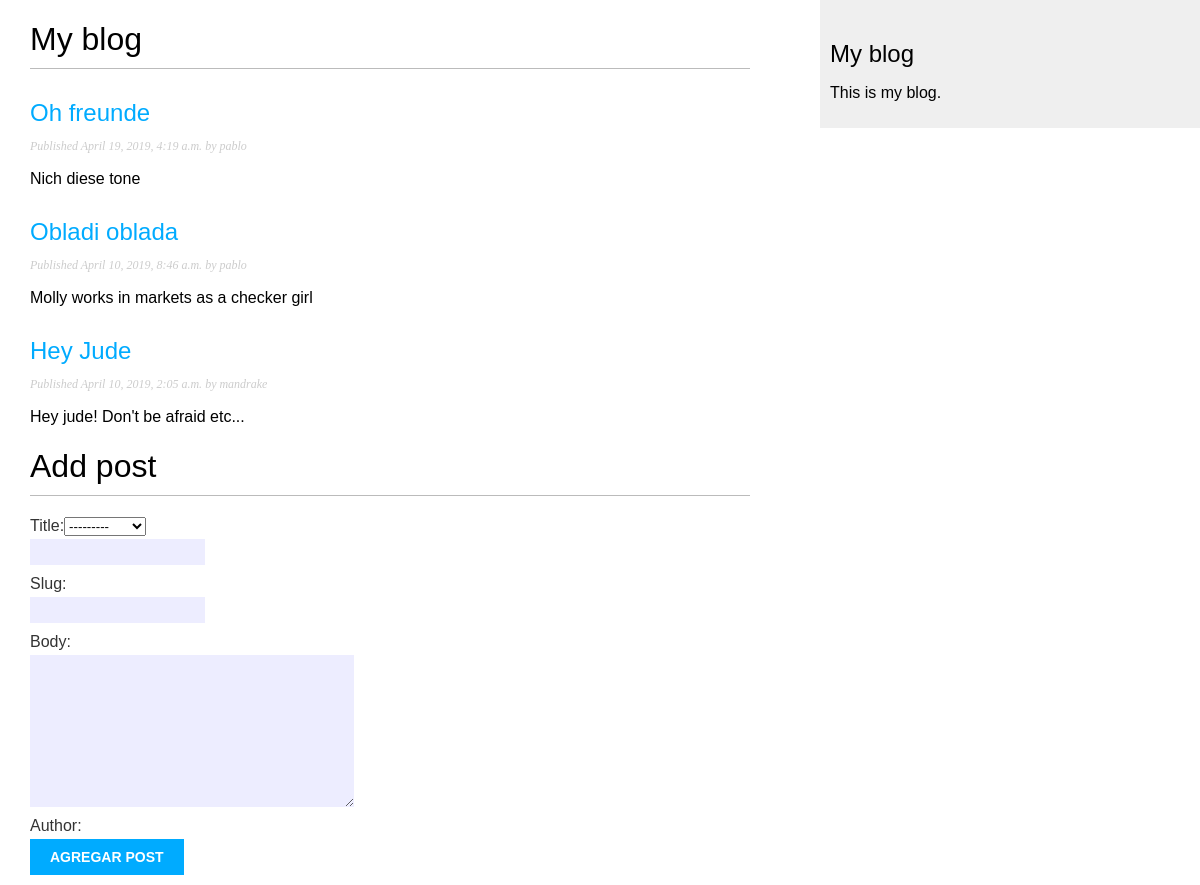
Screenshot of /blog/ with the database file from the repository.
### blog/models.py (models this page shows, shortened)
class Post(models.Model):
    STATUS_CHOICES = (
        ('draft', 'Draft'),
        ('published', 'Published')
    )
    title = models.CharField(max_length=250)
    slug = models.SlugField(max_length=250,
                            unique_for_date='publish')
    author = models.ForeignKey(User, related_name='blog_posts', on_delete=models.CASCADE)
    body = models.TextField()
    publish = models.DateTimeField(default=timezone.now)
    created = models.DateTimeField(auto_now_add=True)
    updated = models.DateTimeField(auto_now=True)
    status = models.CharField(max_length=10,
                              choices=STATUS_CHOICES,
                              default='draft')
    class Meta:
        ordering = ('-publish',)
    def get_absolute_url(self):
        return reverse('blog:post_detail',
                       args=[self.publish.year,
                             self.publish.month,
                             self.publish.day,
                             self.slug])

### blog/views.py (the view)
# urls.py: path('', views.post_list, name='post_list'),
def post_list(request):
    all_posts = Post.objects.all()
    paginator = Paginator(all_posts, 3)
    page = request.GET.get('page')
    try:
        posts = paginator.page(page)
    except PageNotAnInteger:
        posts = paginator.page(1)
    except EmptyPage:
        posts = paginator.page(paginator.num_pages)
    if request.method == 'POST':
        post_form = PostForm(data = request.POST)
        if post_form.is_valid():
            post_form.save()
    else:
        post_form = PostForm()
    return render(request,
                  'blog/post/list.html',
                  {'page': page,
                   'posts': posts,
                   'post_form': post_form})

### blog/forms.py
class PostForm(forms.ModelForm):
    class Meta:
        model = Post
        fields = ('title', 'slug', 'body', 'author')

### blog/templates/blog/post/list.html (shortened to what this page needs)
{% extends "blog/base.html" %}
{% block content %}
  <h1>My blog</h1>
  {% for post in posts %}
    <h2>
        <a href="{{ post.get_absolute_url }}">
            {{ post.title }}
        </a>
    </h2>
    <p class="date">
        Published {{ post.publish }} by {{ post.author }}
    </p>
    {{ post.body|truncatewords:30|linebreaks }}
  {% endfor %}
  <h1>Add post</h1>
  <form action="." method="post">
      {{ post_form.as_p }}
      <input type="submit" value="Agregar post">
  </form>
{% endblock %}

### blog/templates/blog/base.html (shortened to what this page needs)
{% load staticfiles %}
<!DOCTYPE html>
<html>
<head>
    <link href="{% static 'css/blog.css' %}" rel="stylesheet">
</head>
<body>
    <div id="content">
        {% block content %}
        {% endblock %}
    </div>
    <div id="sidebar">
        <h2>My blog</h2>
            <p>This is my blog.</p>
    </div>
</body>
</html>

### blog/static/css/blog.css (style rules this page uses)
body { margin:0; padding:0; font-family:helvetica, sans-serif; }
a { color:#00abff; text-decoration:none; }
h1 { font-weight:normal; border-bottom:1px solid #bbb; padding:0 0 10px 0; }
h2 { font-weight:normal; margin:30px 0 0; }
#content { float:left; width:60%; padding:0 0 0 30px; }
#sidebar { float:right; width:30%; padding:10px; background:#efefef; height:100%; }
p.date { color:#ccc; font-family: georgia, serif; font-size: 12px; font-style: italic; }
label { float:left; clear:both; color:#333; margin-bottom:4px; }
input, textarea { clear:both; float:left; margin:0 0 10px; background:#ededff; border:0; padding:6px 10px; font-size:12px; }
input[type=submit] { font-weight:bold; background:#00abff; color:#fff; padding:10px 20px; font-size:14px; text-transform:uppercase; }

### rows the page displays
Post: title "Oh freunde", publish "April 19, 2019, 4:19 a.m.", author "pablo", body "Nich diese tone"
Post: title "Obladi oblada", publish "April 10, 2019, 8:46 a.m.", author "pablo", body "Molly works in markets as a checker girl"
Post: title "Hey Jude", publish "April 10, 2019, 2:05 a.m.", author "mandrake", body "Hey jude! Don't be afraid etc..."
